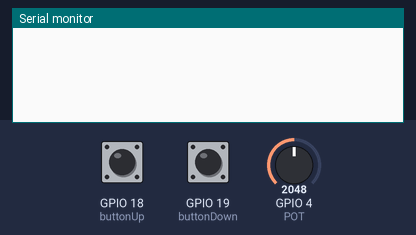
The sketch below on a simulated ESP32. Shown: the last lines printed to the serial monitor. The test bench sets the inputs (shaded band); at power-on: GPIO 4 (POT) = 2048, GPIO 18 (buttonUp) HIGH, GPIO 19 (buttonDown) HIGH.

Above: at 1.2 s.
1.3 s: GPIO 4 (POT) set to 2866
At 2.1 s:
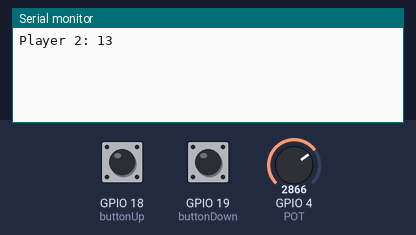
2.8 s: GPIO 18 (buttonUp) pulled LOW for 0.15 s
At 3.4 s:
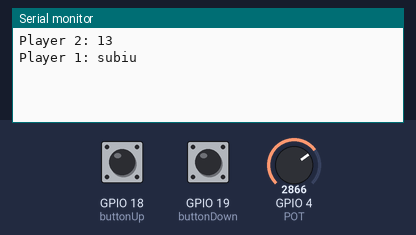
4.4 s: GPIO 19 (buttonDown) pulled LOW for 0.15 s
At 5.6 s:
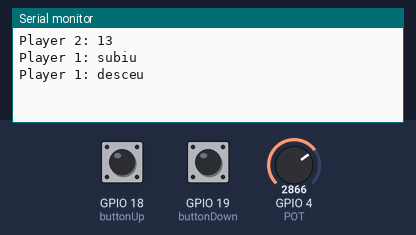
6.0 s: GPIO 4 (POT) set to 3603
At 7.0 s:
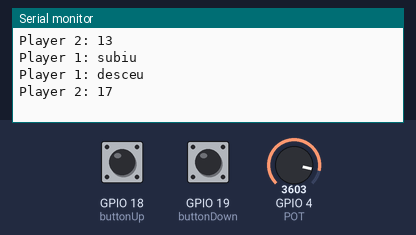

The sketch:

Esp32_potenciometro_buttons_game.ino
```cpp
int POT = 4;
int potAtual= 0;
int buttonUp = 18;
int buttonDown = 19;
int flag = 0;

void setup() {
  Serial.begin(9600);
  pinMode(POT,INPUT);
  pinMode(buttonUp,INPUT_PULLUP);
  pinMode(buttonDown,INPUT_PULLUP);
  potAtual = map(analogRead(POT),0,4095,0,20);
}

void loop() {
  // logica potenciometro Player 2
  int potTempReal = map(analogRead(POT),0,4095,0,20);
  if(potAtual != potTempReal){
    potAtual = potTempReal;
        Serial.print("Player 2: ");
        Serial.println(potAtual);
  }

  // logica botoes Player 1 - subindo
  if(digitalRead(buttonUp) == LOW && flag == 0){
    Serial.print("Player 1: ");
    Serial.println("subiu");
    flag = 1;
    delay(3);
  }
    // logica botoes Player 1 - descendo
  if(digitalRead(buttonDown) == LOW && flag == 0){
    Serial.print("Player 1: ");
    Serial.println("desceu");
    flag = 1;
    delay(3);
  }
  if(digitalRead(buttonUp) == HIGH && digitalRead(buttonDown) == HIGH ){
    flag = 0;
    delay(3);
  }
}
```

Measured:
- after the input at 1.3 s, the serial monitor: prints a new line at once (image 1)
- after the input at 2.8 s, the serial monitor: prints a new line at once (image 2)
- after the input at 4.4 s, the serial monitor: prints a new line at once (image 3)
- after the input at 6.0 s, the serial monitor: prints a new line at once (image 4)
